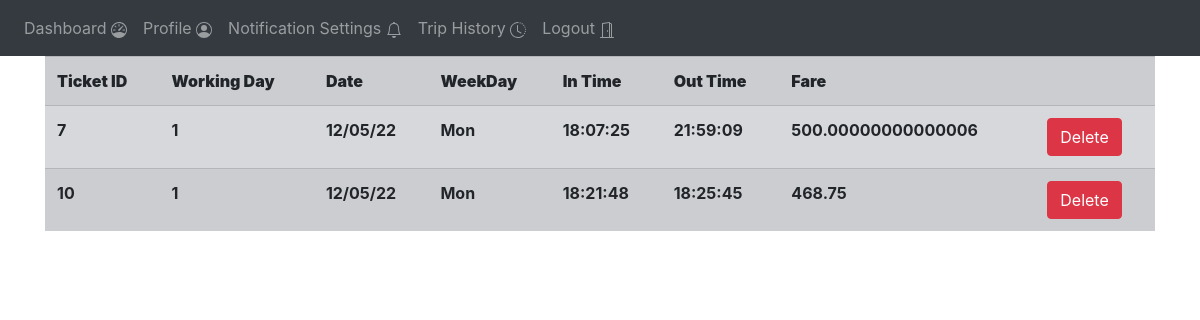
Before: /student-trip-history (signed in) with the older database file.
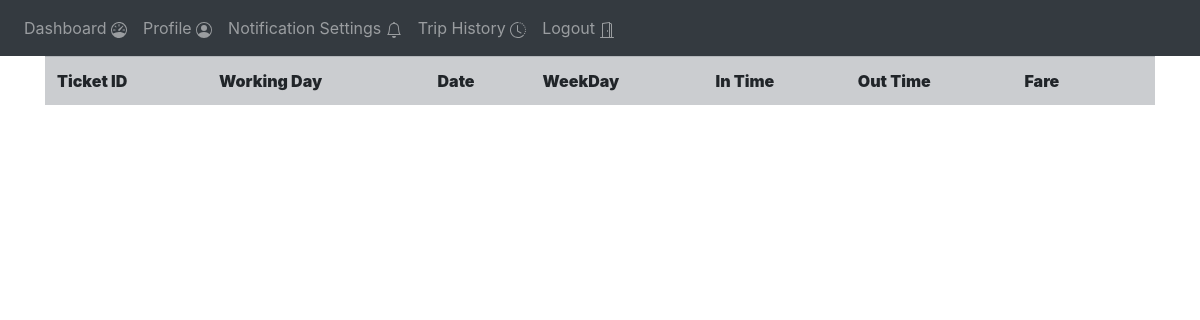
After: the same page with the newer database file.
### website/models.py (models this page shows)
class Tickets(db.Model):
    id = db.Column(db.Integer, primary_key=True)
    trip_id =  db.Column(db.Integer)
    user_id = in_time =  db.Column(db.Integer)
    rfid_number =  db.Column(db.String(20))
    in_time =  db.Column(db.String(15))
    out_time =  db.Column(db.String(15))
    status = db.Column(db.String(10))
    route_id = db.Column(db.String(1))
    distance= db.Column(db.Integer)
    fare = db.Column(db.Integer)

class Trips(db.Model):
    trip_id = db.Column(db.Integer, primary_key=True)
    working_day = db.Column(db.Integer)
    route_id = db.Column(db.Integer)
    conductor_id = db.Column(db.Integer)
    bus_id =  db.Column(db.String(1))
    session = db.Column(db.String(1))
    status = db.Column(db.String(15))
    current_phase = db.Column(db.String(15))
    start_time =  db.Column(db.String(15))
    end_time = db.Column(db.String(15))

class Working_day(db.Model):
    day = db.Column(db.Integer, primary_key=True)
    date = db.Column(db.String(15))
    week_day = db.Column(db.String(15))
    trips_created = db.Column(db.String(1))

### website/views.py (the view)
@views.route('/student-trip-history', methods=['GET', 'POST'])
@login_required
def student_trip_history():
    tickets  = Tickets.query.filter_by(user_id = current_user.id).all()
    route_id = Student_details.query.filter_by(id=current_user.id).first()
    route_id = route_id.route
    trips = Trips.query.filter_by(route_id = route_id).all()
    working_days = Working_day.query.all()
    return render_template("student_trip_history.html" , user = current_user , tickets = tickets , trips = trips , working_days = working_days)

### website/__init__.py (called while the page is built)
def create_app():
    app = Flask(__name__)
    app.config['SECRET_KEY'] = '#itsactuallyapassword'
    app.config['SQLALCHEMY_DATABASE_URI'] = f'sqlite:///{DB_NAME}'
    db.init_app(app)
    from .views import views
    from .auth import auth
    app.register_blueprint(views, url_prefix='/')
    app.register_blueprint(auth, url_prefix='/')
    from .models import User
    create_database(app)
    login_manager = LoginManager()
    login_manager.login_view = 'auth.login'
    login_manager.init_app(app)
    @login_manager.user_loader
    def load_user(id):
        return User.query.get(int(id))
    return app

### website/templates/student_trip_history.html (shortened to what this page needs)
{% extends "base.html" %}
{% block content %}
<div>
    <table class="table table-secondary table-striped">
        <tr>
            <th><b>Ticket ID</b></th>
            <th><b>Working Day</b></th>
            <th><b>Date</b></th>
            <th><b>WeekDay</b></th>
            <th><b>In Time</b></th>
            <th><b>Out Time</b></th>
            <th><b>Fare</b></th>
            <th></th>
        </tr>
        {%if tickets%}
        {% for ticket in tickets %}
        <tr>
            <th>{{ticket.id}}</th>
                {% for trip in trips%}
                    {% if trip.trip_id == ticket.trip_id%}
                        {% for wd in working_days %}
                            {% if trip.working_day == wd.day %}
                            <th>{{trip.working_day}}</th>
                            <th>{{wd.date}}</th>
                            <th>{{wd.week_day}}</th>
                            {%endif%}
                        {%endfor%}
                    {%endif%}
                {%endfor%}
            <th>{{ticket.in_time}}</th>
            <th>{{ticket.out_time}}</th>
            <th>{{ticket.fare}}</th>
            <th><button  class="btn btn-danger" onclick="delete_ticket({{ticket.id}})">Delete</button></th>
        </tr>
        {%endfor%}
        {%endif%}
    </table>
</div>
{% endblock %}

Changed rows visible on the page:
removed Tickets: id "7", in_time "18:07:25", out_time "21:59:09", fare "500.00000000000006"
no longer on this page (row edited): Trips: working_day "1"
no longer on this page (row unchanged): Working_day: date "12/05/22", week_day "Mon"
removed Tickets: id "10", in_time "18:21:48", out_time "18:25:45", fare "468.75"
no longer on this page (row unchanged): Trips: working_day "1"
